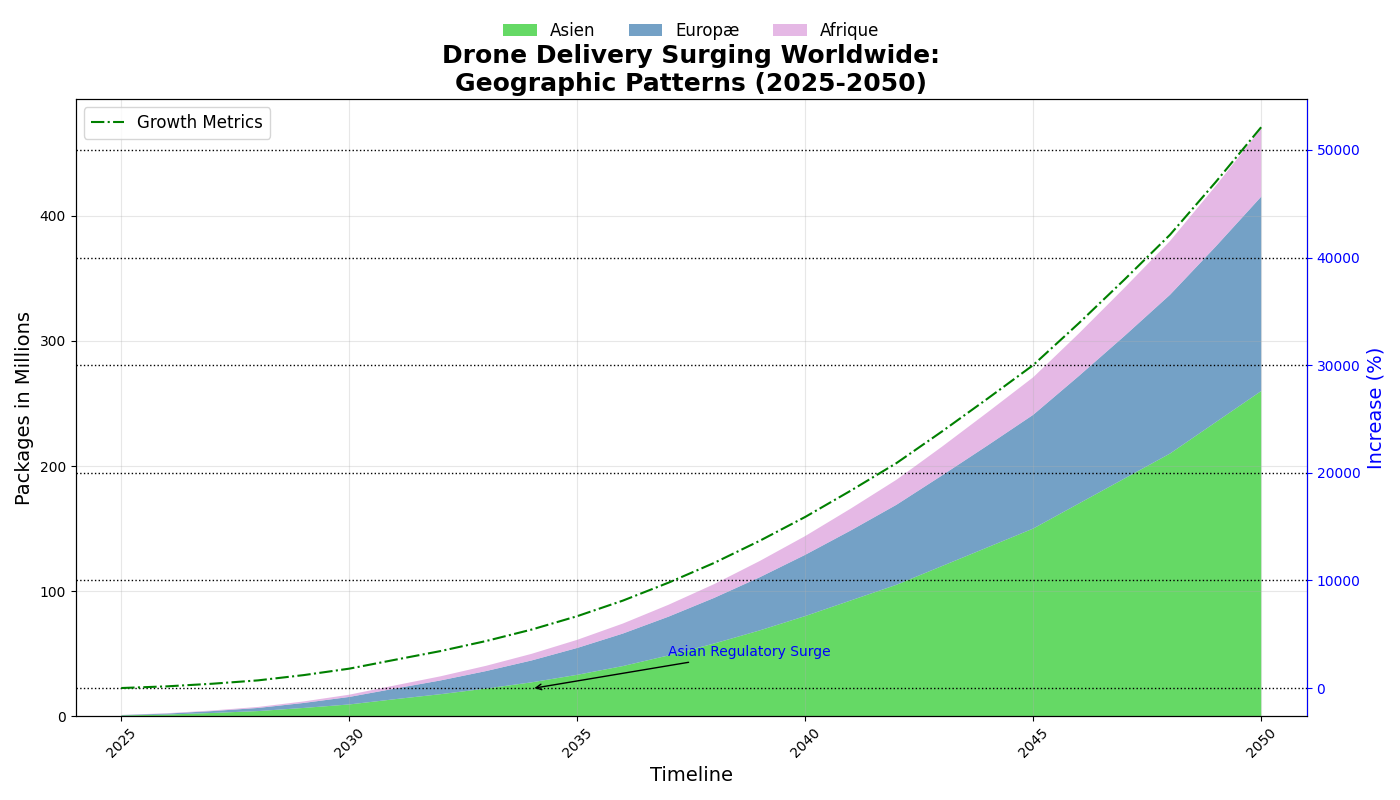

Reproduce this figure in Python.
import matplotlib.pyplot as plt
import numpy as np

years = np.arange(2025, 2051)

asia = np.array([0.5, 1.2, 2.5, 4.0, 6.5, 9.3, 13.5, 17.5, 22.0, 27.0, 33.0, 40.0, 48.5, 58.0, 68.5, 80.0, 92.5, 105.0, 120.0, 135.0, 150.0, 170.0, 190.0, 210.0, 235.0, 260.0])
europe = np.array([0.3, 0.8, 1.5, 2.5, 4.0, 6.0, 8.5, 11.0, 14.0, 17.5, 21.5, 26.0, 31.0, 36.5, 42.5, 49.0, 56.0, 64.0, 72.5, 81.5, 91.0, 102.0, 114.0, 127.0, 140.5, 155.5])
africa = np.array([0.1, 0.3, 0.5, 0.8, 1.2, 1.8, 2.5, 3.3, 4.2, 5.3, 6.5, 8.0, 9.5, 11.0, 13.0, 15.0, 17.5, 20.0, 23.0, 26.5, 30.0, 34.0, 38.5, 43.0, 48.5, 54.5])

fig, ax1 = plt.subplots(figsize=(14, 8))

new_colors = ['#32cd32', '#4682b4', '#dda0dd']

ax1.stackplot(years, asia, europe, africa, labels=['Asien', 'Europæ', 'Afrique'], colors=new_colors, alpha=0.75)

ax1.set_title("Drone Delivery Surging Worldwide:\nGeographic Patterns (2025-2050)", fontsize=18, fontweight='bold')
ax1.set_xlabel('Timeline', fontsize=14)
ax1.set_ylabel('Packages in Millions', fontsize=14)
ax1.legend(loc='upper center', fontsize=12, bbox_to_anchor=(0.5, 1.15), ncol=3, frameon=False)
ax1.grid(True, linestyle='-', alpha=0.3)

ax1.set_xlim(2024, 2051)
ax1.set_xticks(np.arange(2025, 2051, 5))
ax1.tick_params(axis='x', rotation=45)

ax1.annotate('Asian Regulatory Surge', xy=(2034, 22), xytext=(2037, 48),
             arrowprops=dict(facecolor='grey', arrowstyle='->'), fontsize=10, color='blue')

# Updating growth rate calculation without north_america and south_america
growth_rate = ((asia + europe + africa) /
               (asia[0] + europe[0] + africa[0]) - 1) * 100
ax2 = ax1.twinx()
ax2.plot(years, growth_rate, 'g-.', label='Growth Metrics')
ax2.set_ylabel('Increase (%)', fontsize=14)
ax2.yaxis.label.set_color('blue')
ax2.spines['right'].set_color('blue')
ax2.tick_params(axis='y', colors='blue')
ax2.legend(loc='upper left', fontsize=12)

plt.grid(which='both', linestyle=':', linewidth='1', color='black')
plt.tight_layout()

plt.show()
